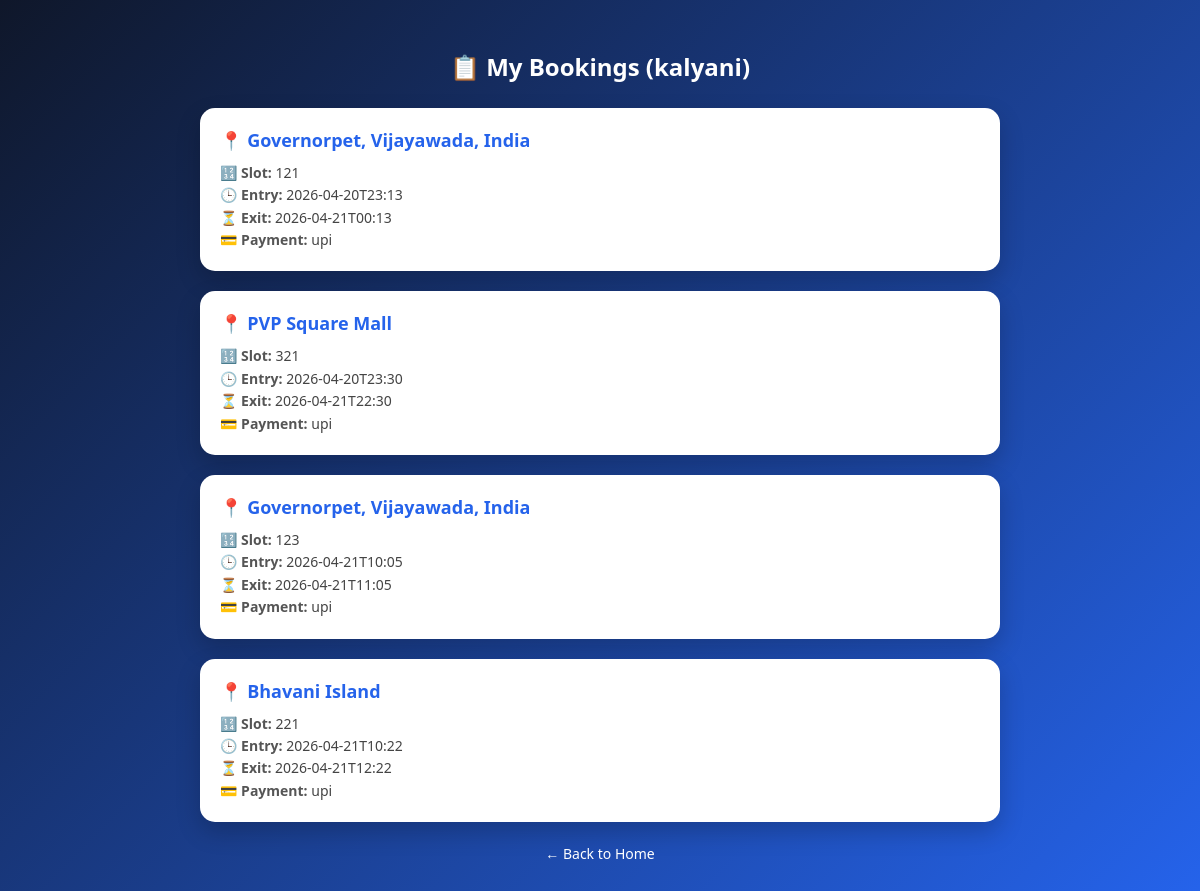
/parking_bookings (signed in), run on the app's committed database.
### app.py (models this page shows)
class User(db.Model):
    __tablename__ = "user"
    id = db.Column(db.Integer, primary_key=True)
    username = db.Column(db.String(100), unique=True, nullable=False)
    password = db.Column(db.String(100), nullable=False)
    wallet_balance = db.Column(db.Float, default=0)

class ParkingArea(db.Model):
    __tablename__ = "parking_area"
    id = db.Column(db.Integer, primary_key=True)
    location_name = db.Column(db.String(200), unique=True, nullable=False)

class ParkingBooking(db.Model):
    __tablename__ = "parking_booking"
    id = db.Column(db.Integer, primary_key=True)
    booking_code = db.Column(db.String(100), unique=True, nullable=False)
    user_id = db.Column(db.Integer, db.ForeignKey("user.id"), nullable=False)
    slot_id = db.Column(db.Integer, db.ForeignKey("parking_slot.id"), nullable=False)
    entry_time = db.Column(db.String(50), nullable=False)
    exit_time = db.Column(db.String(50), nullable=False)
    payment = db.Column(db.String(50), default="upi")
    amount = db.Column(db.Float, default=0)
    transaction_id = db.Column(db.String(100), unique=True)
    payment_status = db.Column(db.String(50), default="verified")
    status = db.Column(db.String(50), default="confirmed")
    refund_amount = db.Column(db.Float, default=0)
    cancelled_at = db.Column(db.String(50))
    released_to_instant = db.Column(db.Boolean, default=False)
    instant_released_at = db.Column(db.String(50))
    booked_at = db.Column(db.String(50))
    rate_per_hour = db.Column(db.Float, default=20)
    is_peak_hour = db.Column(db.Boolean, default=False)
    is_weekend = db.Column(db.Boolean, default=False)
    is_instant = db.Column(db.Boolean, default=False)

class ParkingSlot(db.Model):
    __tablename__ = "parking_slot"
    id = db.Column(db.Integer, primary_key=True)
    slot_number = db.Column(db.Integer, nullable=False)
    area_id = db.Column(db.Integer, db.ForeignKey("parking_area.id"), nullable=False)

### app.py (the view)
@app.route("/parking_bookings")
def parking_bookings():
    if "user" not in session:
        return redirect("/login")
    user = User.query.filter_by(username=session["user"]).first()
    bookings = ParkingBooking.query.filter_by(user_id=user.id).all()
    user_bookings = []
    for booking in bookings:
        slot = ParkingSlot.query.get(booking.slot_id)
        area = ParkingArea.query.get(slot.area_id)
        user_bookings.append({"location": area.location_name, "slot_id": slot.id, "entry_time": booking.entry_time, "exit_time": booking.exit_time, "payment": booking.payment})
    return render_template("parking_bookings.html", bookings=user_bookings, user=session["user"])

### templates/parking_bookings.html (shortened to what this page needs)
<!doctype html>
<html>
<head>
</head>
<body>
  <h2>📋 My Bookings ({{ user }})</h2>
  <div class="container">
    {% if bookings %}
      {% for b in bookings %}
        <div class="booking">
          <div class="title">📍 {{ b.location }}</div>
          <div class="details">
            <div><span class="label">🔢 Slot:</span> {{ b.slot_id }}</div>
            <div><span class="label">🕒 Entry:</span> {{ b.entry_time }}</div>
            <div><span class="label">⏳ Exit:</span> {{ b.exit_time }}</div>
            <div><span class="label">💳 Payment:</span> {{ b.payment }}</div>
          </div>
        </div>
      {% endfor %}
    {% else %}
      <div class="empty">
        <p>🚫 No bookings found.</p>
      </div>
    {% endif %}
    <div class="back">
      <a href="/">← Back to Home</a>
    </div>
  </div>
</body>
</html>

### templates/parking_bookings.html (style rules this page uses)
* { box-sizing: border-box; font-family: 'Segoe UI', Tahoma, Geneva, Verdana, sans-serif; }
body { margin: 0; background: linear-gradient(135deg, #0f172a, #2563eb); padding: 30px; }
h2 { text-align: center; color: white; margin-bottom: 25px; }
.container { max-width: 800px; margin: auto; }
.booking { background: white; padding: 20px; margin-bottom: 20px; border-radius: 15px; box-shadow: 0 10px 25px rgba(0,0,0,0.2); transition: 0.3s; }
.title { font-size: 18px; color: #2563eb; margin-bottom: 10px; font-weight: bold; }
.details { font-size: 14px; color: #444; line-height: 1.6; }
.label { font-weight: 600; color: #555; }
.back { text-align: center; margin-top: 20px; }
.back a { color: white; text-decoration: none; font-size: 14px; }

### data on the page
User: username "kalyani"
ParkingArea: location "Governorpet, Vijayawada, India" "Governorpet, Vijayawada, India"
ParkingBooking: entry_time "2026-04-20T23:13", exit_time "2026-04-21T00:13", payment "upi"
ParkingArea: location "PVP Square Mall"
ParkingSlot: slot_id "321"
ParkingBooking: entry_time "2026-04-20T23:30", exit_time "2026-04-21T22:30", payment "upi"
ParkingBooking: entry_time "2026-04-21T10:05", exit_time "2026-04-21T11:05", payment "upi"
ParkingArea: location "Bhavani Island"
ParkingBooking: entry_time "2026-04-21T10:22", exit_time "2026-04-21T12:22", payment "upi"

### other printed values
{{ b.slot_id }} "121" "123" "221"
